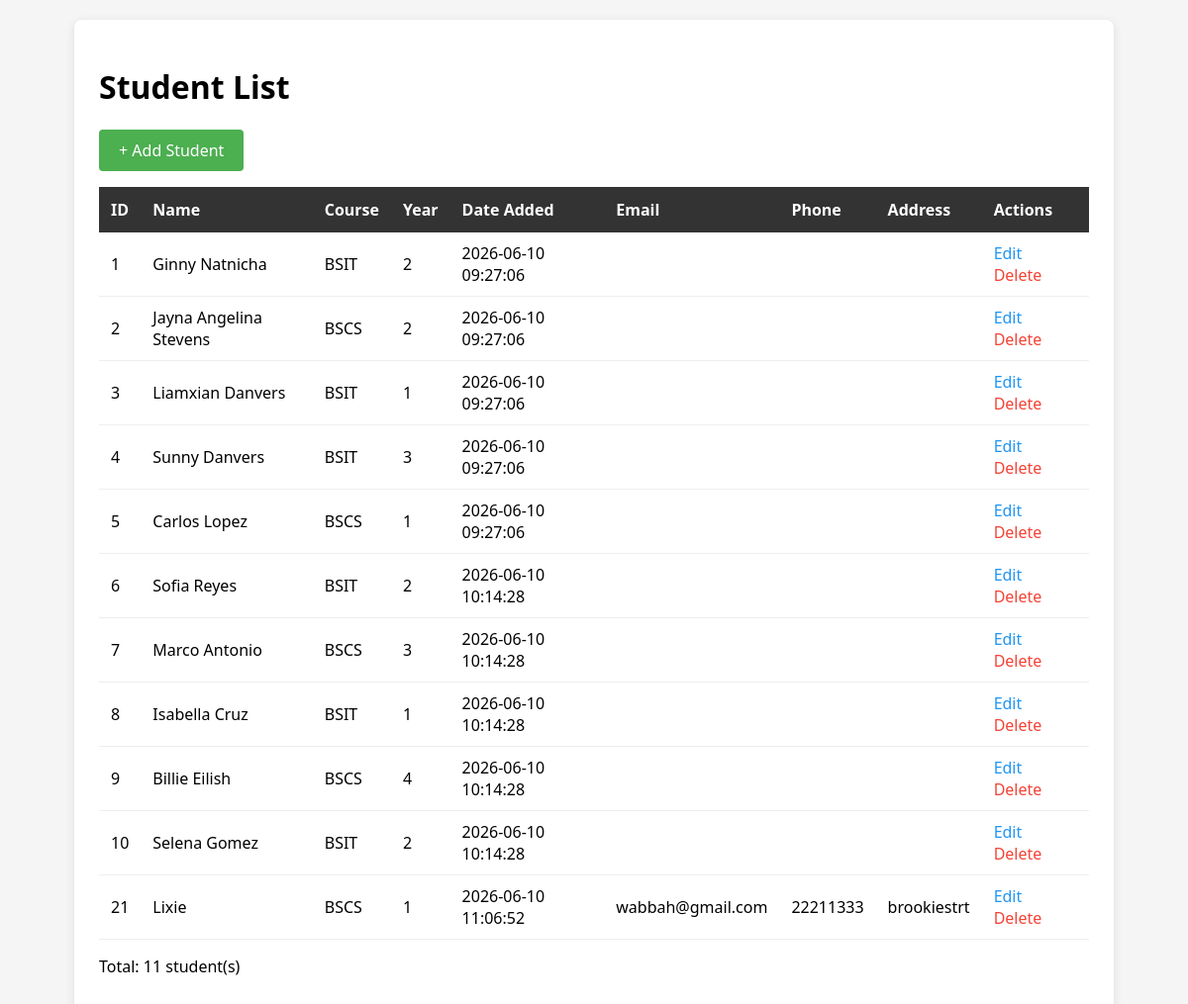
The page /Suana-1/index4.php on the database its author committed.
### tables this page shows
CREATE TABLE `s_student` (
  `idname` int(11) NOT NULL,
  `Sname` varchar(100) NOT NULL,
  `Scourse` varchar(50) NOT NULL,
  `Syear` int(11) NOT NULL,
  `Screated` timestamp NOT NULL DEFAULT current_timestamp(),
  `email` varchar(100) DEFAULT NULL,
  `phone` varchar(20) DEFAULT NULL,
  `address` text DEFAULT NULL
);

### Suana-1/index4.php (the view, shortened to what this page needs)
<?php
require_once 'config.php';
$sql = "SELECT * FROM s_student ORDER BY idname ASC ";
$result = $conn->query($sql);
?>
<!DOCTYPE html>
<html>
<head>
    <link rel ="stylesheet" href="style.css">
</head>
<body>
    <div class="container">
        <h1>Student List</h1>
            <p>
 <a href="add.php" style="
 display: inline-block;
 padding: 10px 20px;
 background: #4CAF50;
 color: white;
 text-decoration: none;
 border-radius: 4px;
 ">+ Add Student</a>
</p>
        <table>
            <tr>
                <th>ID</th>
                <th>Name</th>
                <th>Course</th>
                <th>Year</th>
                <th>Date Added</th>
                <th>Email</th>
                <th>Phone</th>
                <th>Address</th>
                <th>Actions</th>
            </tr>
            <?php while ($row = $result->fetch_assoc()): ?>
            <tr>
                <td><?= $row['idname'] ?></td>
                <td><?= htmlspecialchars($row['Sname']) ?></td>
                <td><?= htmlspecialchars($row['Scourse']) ?></td>
                <td><?= $row['Syear'] ?></td>
                <td><?= $row['Screated'] ?></td>
                <td><?= htmlspecialchars($row['email']) ?></td>
                <td><?= $row['phone'] ?></td>
                <td><?= htmlspecialchars($row['address']) ?></td>
                <td>
    <a href="edit.php?id=<?= $row['idname'] ?>"
       style="color: #2196F3; text-decoration: none; margin-right: 10px;">Edit</a>
    <a href="delete.php?id=<?= $row['idname'] ?>"
       style="color: #f44336; text-decoration: none;"
       onclick="return confirm('Delete this student?')">Delete</a>
</td>
            </tr>
            <?php endwhile; ?>
        </table>
        <p class="count">Total: <?= $result->num_rows ?> student(s)</p>
    </div>
</body>
</html>

### Suana-1/style.css (style rules this page uses)
body { font-family: 'Segoe UI', Arial, sans-serif; margin: 20px; background: #f5f5f5; }
.container { max-width: 1000px; margin: 0 auto; background: white; padding: 25px; border-radius: 8px; box-shadow: 0 2px 10px rgba(0,0,0,0.1); }
table { width: 100%; border-collapse: collapse; }
th { background: #333; color: white; padding: 12px; text-align: left; }
td { padding: 10px 12px; border-bottom: 1px solid #eee; }

### rows shown on the page
s_student: idname "1", Sname "Ginny Natnicha", Scourse "BSIT", Syear "2", Screated "2026-06-10 09:27:06"
s_student: idname "2", Sname "Jayna Angelina Stevens", Scourse "BSCS", Syear "2", Screated "2026-06-10 09:27:06"
s_student: idname "3", Sname "Liamxian Danvers", Scourse "BSIT", Syear "1", Screated "2026-06-10 09:27:06"
s_student: idname "4", Sname "Sunny Danvers", Scourse "BSIT", Syear "3", Screated "2026-06-10 09:27:06"
s_student: idname "5", Sname "Carlos Lopez", Scourse "BSCS", Syear "1", Screated "2026-06-10 09:27:06"
s_student: idname "6", Sname "Sofia Reyes", Scourse "BSIT", Syear "2", Screated "2026-06-10 10:14:28"
s_student: idname "7", Sname "Marco Antonio", Scourse "BSCS", Syear "3", Screated "2026-06-10 10:14:28"
s_student: idname "8", Sname "Isabella Cruz", Scourse "BSIT", Syear "1", Screated "2026-06-10 10:14:28"
s_student: idname "9", Sname "Billie Eilish", Scourse "BSCS", Syear "4", Screated "2026-06-10 10:14:28"
s_student: idname "10", Sname "Selena Gomez", Scourse "BSIT", Syear "2", Screated "2026-06-10 10:14:28"
s_student: idname "21", Sname "Lixie", Scourse "BSCS", Syear "1", Screated "2026-06-10 11:06:52", email "wabbah@gmail.com", phone "22211333", address "brookiestrt"

### other values the page prints
$result->num_rows "11"
